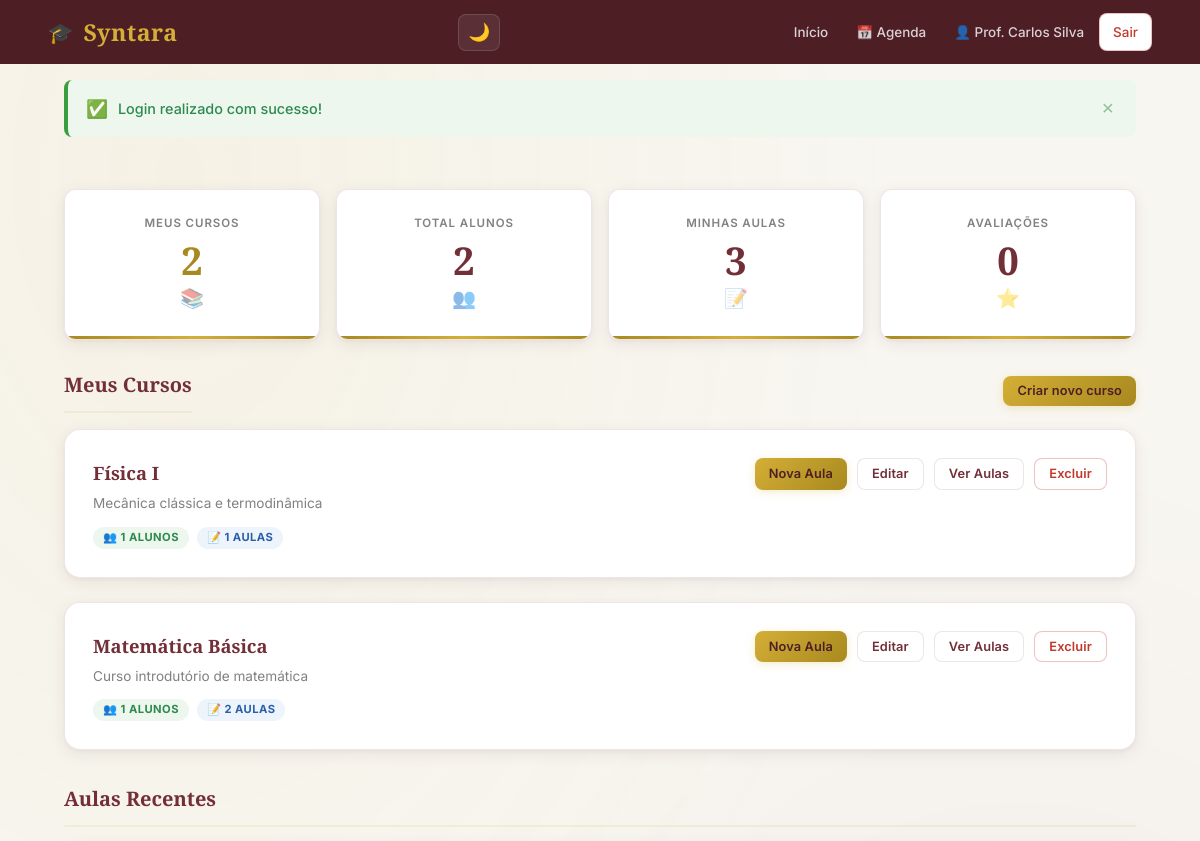
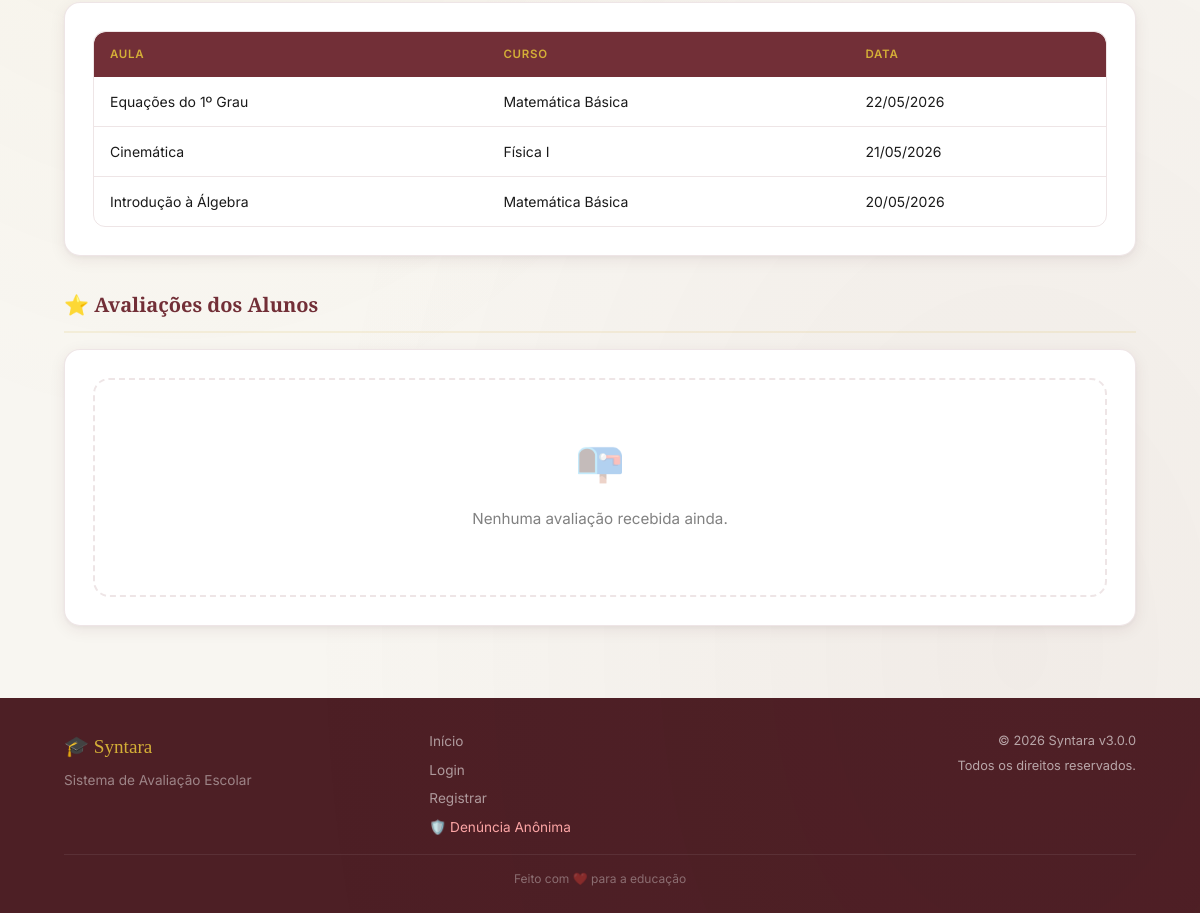
/professor/dashboard.php (signed in), run on the app's committed database (2 pictures, top to bottom).
### tables this page shows
CREATE TABLE cursos (
    id INT PRIMARY KEY AUTO_INCREMENT, nome VARCHAR(200) NOT NULL, descricao TEXT, professor_id INT NOT NULL,
    ativo TINYINT(1) NOT NULL DEFAULT 1, criado_em TIMESTAMP NOT NULL DEFAULT CURRENT_TIMESTAMP,
    atualizado_em TIMESTAMP NOT NULL DEFAULT CURRENT_TIMESTAMP ON UPDATE CURRENT_TIMESTAMP,
    FOREIGN KEY (professor_id) REFERENCES usuarios(id) ON DELETE RESTRICT ON UPDATE CASCADE,
    INDEX idx_cursos_professor (professor_id), INDEX idx_cursos_ativo (ativo),
    INDEX idx_cursos_professor_ativo (professor_id, ativo)
);

CREATE TABLE aulas (
    id INT PRIMARY KEY AUTO_INCREMENT, curso_id INT NOT NULL, titulo VARCHAR(200) NOT NULL, conteudo LONGTEXT,
    data_aula DATE NOT NULL DEFAULT (CURRENT_DATE), criado_em TIMESTAMP NOT NULL DEFAULT CURRENT_TIMESTAMP,
    atualizado_em TIMESTAMP NOT NULL DEFAULT CURRENT_TIMESTAMP ON UPDATE CURRENT_TIMESTAMP,
    FOREIGN KEY (curso_id) REFERENCES cursos(id) ON DELETE CASCADE ON UPDATE CASCADE,
    INDEX idx_aulas_curso (curso_id), INDEX idx_aulas_data (data_aula), INDEX idx_aulas_curso_data (curso_id, data_aula)
);

### includes/functions.php (called while the page is built, shortened)
<?php
function e(string $text): string
{
    return htmlspecialchars($text, ENT_QUOTES | ENT_HTML5, 'UTF-8');
}
function url(string $path): string
{
    return ROOT_URL . '/' . ltrim($path, '/');
}
function isLoggedIn(): bool
{
    return !empty($_SESSION['user_id']);
}
function getFlash(?string $type = null): ?array
{
    foreach (['success', 'error', 'warning', 'info'] as $t) {
        if (!empty($_SESSION['flash_' . $t])) {
            $msg = $_SESSION['flash_' . $t];
            unset($_SESSION['flash_' . $t]);
            return [
                'type' => $t,
                'message' => $msg
            ];
        }
    }
    return null;
}

### includes/config.php (called while the page is built, shortened)
<?php
spl_autoload_register(function ($class) {
    $paths = [
        ROOT_PATH . '/classes/' . $class . '.php',
        ROOT_PATH . '/models/' . $class . '.php',
    ];
    foreach ($paths as $file) {
        if (file_exists($file)) {
            return;
        }
    }
});
require_once ROOT_PATH . '/includes/functions.php';

### classes/Course.php (called while the page is built, shortened)
<?php
class Course
{
    private PDO $db;
    public function __construct(PDO $db)
    {
        $this->db = $db;
    }
    public function findAll(?int $professorId = null, int $limit = 100): array
    {
        if ($professorId !== null) {
            $stmt = $this->db->prepare(
                "SELECT c.*, u.nome AS professor_nome
                 FROM cursos c
                 JOIN usuarios u ON c.professor_id = u.id
                 WHERE c.professor_id = ?
                 ORDER BY c.nome
                 LIMIT ?"
            );
            $stmt->execute([$professorId, $limit]);
        }
        return $stmt->fetchAll(PDO::FETCH_ASSOC);
    }
}

### classes/Enrollment.php (called while the page is built, shortened)
<?php
class Enrollment
{
    private PDO $db;
    public function __construct(PDO $db)
    {
        $this->db = $db;
    }
    public function countStudents(int $courseId, string $status = 'ativo'): int
    {
        $stmt = $this->db->prepare(
            "SELECT COUNT(*) FROM matriculas WHERE curso_id = ? AND status = ?"
        );
        $stmt->execute([$courseId, $status]);
        return (int) $stmt->fetchColumn();
    }
}

### classes/Lesson.php (called while the page is built, shortened)
<?php
class Lesson
{
    private PDO $db;
    public function __construct(PDO $db)
    {
        $this->db = $db;
    }
    public function findByCourses(array $courseIds): array
    {
        $placeholders = implode(',', array_fill(0, count($courseIds), '?'));
        $stmt = $this->db->prepare(
            "SELECT a.*, c.nome AS curso_nome
             FROM aulas a
             JOIN cursos c ON a.curso_id = c.id
             WHERE a.curso_id IN ($placeholders)
             ORDER BY c.nome, a.data_aula DESC"
        );
        $stmt->execute($courseIds);
        return $stmt->fetchAll();
    }
    public function countByCourse(?int $courseId = null): int
    {
        if ($courseId !== null) {
            $stmt = $this->db->prepare("SELECT COUNT(*) FROM aulas WHERE curso_id = ?");
            $stmt->execute([$courseId]);
        } else {
            $stmt = $this->db->query("SELECT COUNT(*) FROM aulas");
        }
        return (int) $stmt->fetchColumn();
    }
}

### classes/Evaluation.php (called while the page is built, shortened)
<?php
class Evaluation
{
    private PDO $db;
    public function __construct(PDO $db)
    {
        $this->db = $db;
    }
    public function receivedByProfessor(int $professorId): array
    {
        $stmt = $this->db->prepare(
            "SELECT av.*, a.nome AS aluno_nome, c.nome AS curso_nome
             FROM avaliacoes av
             JOIN usuarios a ON av.aluno_id = a.id
             JOIN cursos c ON av.curso_id = c.id
             WHERE av.professor_id = ?
             ORDER BY av.criado_em DESC"
        );
        $stmt->execute([$professorId]);
        return $stmt->fetchAll();
    }
}

### professor/dashboard.php (the view, shortened to what this page needs)
<?php
require __DIR__ . '/../includes/config.php';
$professorId = (int) $_SESSION['user_id'];
$course     = new Course($pdo);
$cursos     = $course->findAll($professorId);
$cursosCount = count($cursos);
$enrollment  = new Enrollment($pdo);
$alunosCount = 0;
foreach ($cursos as $c) {
    $alunosCount += $enrollment->countStudents((int) $c['id']);
}
$lesson     = new Lesson($pdo);
$cursoIds   = array_column($cursos, 'id');
$allLessons = !empty($cursoIds) ? $lesson->findByCourses($cursoIds) : [];
$aulasCount = count($allLessons);
$evaluation    = new Evaluation($pdo);
$avaliacoes    = $evaluation->receivedByProfessor($professorId);
$stats = [
    ['label' => 'Meus Cursos',  'value' => (int) $cursosCount,   'icon' => '📚', 'color' => 'gold'],
    ['label' => 'Total Alunos', 'value' => (int) $alunosCount,   'icon' => '👥', 'color' => ''],
    ['label' => 'Minhas Aulas',  'value' => (int) $aulasCount,   'icon' => '📝', 'color' => ''],
    ['label' => 'Avaliações',   'value' => count($avaliacoes),   'icon' => '⭐', 'color' => ''],
];
require __DIR__ . '/../includes/header.php';
?>
<div class="container">
    <?php require __DIR__ . '/../includes/dashboard-stats.php'; ?>
    <div class="flex flex-between" style="align-items:center; gap:16px; margin-bottom:16px;">
        <h2 class="section-title fade-in" style="margin:0;">Meus Cursos</h2>
        <a href="<?= url('professor/create_course.php') ?>" class="btn btn-primary btn-sm">Criar novo curso</a>
    </div>
    <?php if (empty($cursos)): ?>
        <div class="card fade-in">
            <div class="empty-state">
                <div class="empty-icon">📭</div>
                <p>Voce ainda nao criou nenhum curso.</p>
                <a href="<?= url('professor/create_course.php') ?>" class="btn btn-primary">Criar meu primeiro curso</a>
            </div>
        </div>
    <?php else: ?>
        <?php foreach ($cursos as $i => $curso):
            $alunosCurso = $enrollment->countStudents((int) $curso['id']);
            $aulasCurso  = $lesson->countByCourse((int) $curso['id']);
        ?>
            <div class="card fade-in" style="animation-delay: <?= $i * 0.05 ?>s;">
                <div class="flex flex-between" style="flex-wrap:wrap; gap:12px; align-items:flex-start;">
                    <div style="flex:1; min-width:200px;">
                        <h3 style="font-family:'Playfair Display',serif; font-size:1.15rem; color:var(--wine); margin-bottom:4px;">
                            <?= e($curso['nome']) ?>
                        </h3>
                        <p class="text-muted text-sm" style="margin-bottom:12px;">
                            <?= e(mb_strimwidth($curso['descricao'] ?? '', 0, 120, '...')) ?>
                        </p>
                        <div style="display:flex; gap:8px; flex-wrap:wrap;">
                            <span class="badge badge-success">👥 <?= (int) $alunosCurso ?> alunos</span>
                            <span class="badge badge-info">📝 <?= (int) $aulasCurso ?> aulas</span>
                        </div>
                    </div>
                    <div class="btn-group" style="flex-shrink:0;">
                        <a href="<?= url('professor/create_lesson.php?curso_id=' . (int)$curso['id']) ?>" class="btn btn-sm btn-primary" title="Adicionar aula">Nova Aula</a>
                        <a href="<?= url('professor/edit_course.php?id=' . (int)$curso['id']) ?>" class="btn btn-sm btn-secondary" title="Editar">Editar</a>
                        <a href="<?= url('professor/manage_lessons.php?curso_id=' . (int)$curso['id']) ?>" class="btn btn-sm btn-secondary" title="Gerenciar aulas">Ver Aulas</a>
                        <a href="<?= url('professor/delete_course.php?id=' . (int)$curso['id']) ?>" class="btn btn-sm btn-danger btn-delete" title="Excluir">Excluir</a>
                    </div>
                </div>
            </div>
        <?php endforeach; ?>
    <?php endif; ?>
    <?php if (!empty($allLessons)):
        usort($allLessons, fn($a, $b) => strcmp($b['data_aula'] ?? '', $a['data_aula'] ?? ''));
        $recentLessons = array_slice($allLessons, 0, 5);
    ?>
    <h2 class="section-title fade-in" style="margin-top:32px;">Aulas Recentes</h2>
    <div class="card fade-in">
        <div class="table-responsive">
            <table class="table">
                <thead><tr><th>Aula</th><th>Curso</th><th>Data</th></tr></thead>
                <tbody>
                <?php foreach ($recentLessons as $rl): ?>
                    <tr>
                        <td><?= e($rl['titulo']) ?></td>
                        <td><?= e($rl['curso_nome']) ?></td>
                        <td><?= date('d/m/Y', strtotime($rl['data_aula'])) ?></td>
                    </tr>
                <?php endforeach; ?>
                </tbody>
            </table>
        </div>
    </div>
    <?php endif; ?>
    <h2 class="section-title fade-in" style="margin-top:32px;">
        ⭐ Avaliações dos Alunos
    </h2>
    <div class="card fade-in">
        <?php if (empty($avaliacoes)): ?>
            <div class="empty-state">
                <div class="empty-icon">📭</div>
                <p>Nenhuma avaliação recebida ainda.</p>
            </div>
        <?php endif; ?>
    </div>
</div>
<?php require __DIR__ . '/../includes/footer.php'; ?>

### includes/header.php (shortened to what this page needs)
<?php
$userType = $_SESSION['user_type'] ?? null;
$userName = $_SESSION['user_nome'] ?? 'Visitante';
$bodyClass =
    ($body_class ?? '') .
    ' ' .
    (($_COOKIE['syntara_dark'] ?? '0') === '1' ? 'dark' : '');
?>
<!DOCTYPE html>
<html lang="pt-BR">
<head>
    <link rel="stylesheet" href="<?= url('assets/css/style.css') ?>">
</head>
<body class="<?= e(trim($bodyClass)) ?>">
<header class="navbar" id="header">
    <div class="nav-inner">
        <a href="<?= url('index.php') ?>" class="logo">
            <span class="logo-icon">🎓</span>
            <?= SITE_NAME ?>
        </a>
        <button class="theme-toggle" onclick="toggleDark()" aria-label="Alternar tema">
            🌙
        </button>
        <nav class="nav-links" id="navLinks">
            <?php if (!isLoggedIn()): ?>
                <a href="<?= url('index.php') ?>" class="nav-link">Início</a>
                <a href="<?= url('denuncia.php') ?>" class="nav-link">🛡️ Denúncia</a>
                <a href="<?= url('login.php') ?>" class="nav-link">Entrar</a>
                <a href="<?= url('register.php') ?>" class="nav-link btn-nav">Criar Conta</a>
            <?php else: ?>
                <a href="<?= url('index.php') ?>" class="nav-link">Início</a>
                <?php if ($userType === 'aluno'): ?>
                    <a href="<?= url('aluno/agenda.php') ?>" class="nav-link">📅 Agenda</a>
                <?php elseif ($userType === 'professor'): ?>
                    <a href="<?= url('agenda.php') ?>" class="nav-link">📅 Agenda</a>
                <?php endif; ?>
                <span class="nav-link user-name">
                    👤 <?= e($userName) ?>
                </span>
                <a href="<?= url('logout.php') ?>" class="nav-link btn-danger">
                    Sair
                </a>
            <?php endif; ?>
        </nav>
    </div>
</header>
<div class="container" style="padding-top:16px;">
    <?php require_once ROOT_PATH . '/layouts/alert.php'; ?>
</div>
<main class="content">

### layouts/alert.php (shortened to what this page needs)
<?php
$flash = getFlash();
if ($flash):
?>
<div class="alerts-wrapper">
    <div class="alert alert-<?= e($flash['type']) ?> alert-dismissible">
        <span class="alert-icon">
            <?php
            switch ($flash['type']) {
                case 'success':
                    echo '✅';
                    break;
            }
            ?>
        </span>
        <span class="alert-msg">
            <?= e($flash['message']) ?>
        </span>
        <button class="alert-close" type="button">
            &times;
        </button>
    </div>
</div>
<?php endif; ?>

### includes/dashboard-stats.php (shortened to what this page needs)
<div class="stats-row">
    <?php foreach ($stats as $stat): ?>
        <?php $color = $stat['color'] ?? ''; ?>
        <div class="stat-box <?= $color ? 'stat-' . e($color) : '' ?>">
            <div class="label"><?= e($stat['label']) ?></div>
            <div class="value"><?= e((string)($stat['value'] ?? 0)) ?></div>
            <?php if (!empty($stat['icon'])): ?>
                <div style="font-size:1.2rem;margin-top:4px;opacity:0.5;"><?= $stat['icon'] ?></div>
            <?php endif; ?>
        </div>
    <?php endforeach; ?>
</div>

### includes/footer.php (shortened to what this page needs)
</main>
<footer class="rodape">
    <div class="container">
        <div class="rodape-grid">
            <div class="footer-brand">
                <span class="logo-icon">🎓</span> <?= SITE_NAME ?>
                <p>Sistema de Avaliação Escolar</p>
            </div>
            <div class="footer-links">
                <a href="<?= url('index.php') ?>">Início</a>
                <a href="<?= url('login.php') ?>">Login</a>
                <a href="<?= url('register.php') ?>">Registrar</a>
                <a href="<?= url('denuncia.php') ?>" style="color:#fca5a5;">🛡️ Denúncia Anônima</a>
            </div>
            <div class="footer-info">
                <p>&copy; <?= date('Y') ?> <?= SITE_NAME ?> v<?= SITE_VERSION ?></p>
                <p style="margin-top:4px;">Todos os direitos reservados.</p>
            </div>
        </div>
        <div class="rodape-copy">
            <hr>
            <p>Feito com ❤️ para a educação</p>
        </div>
    </div>
</footer>
</body>
</html>

### data on the page
cursos: nome "Física I", descricao "Mecânica clássica e termodinâmica", alunosCurso "1", aulasCurso "1"
cursos: nome "Matemática Básica", descricao "Curso introdutório de matemática", id "1", aulasCurso "2"
aulas: titulo "Equações do 1º Grau", curso.nome "Matemática Básica", data_aula "22/05/2026"
aulas: titulo "Cinemática", curso.nome "Física I", data_aula "21/05/2026"
aulas: titulo "Introdução à Álgebra", curso.nome "Matemática Básica", data_aula "20/05/2026"

### other printed values
SITE_NAME "Syntara"
$userName "Prof. Carlos Silva"
$flash['message'] "Login realizado com sucesso!"
$stat['label'] "MEUS CURSOS"
$stat['value'] "2"
$stat['icon'] "📚"
$stat['label'] "TOTAL ALUNOS"
$stat['icon'] "👥"
$stat['label'] "MINHAS AULAS"
$stat['value'] "3"
$stat['icon'] "📝"
$stat['label'] "AVALIAÇÕES"
$stat['value'] "0"
$stat['icon'] "⭐"
SITE_VERSION "3.0.0"
